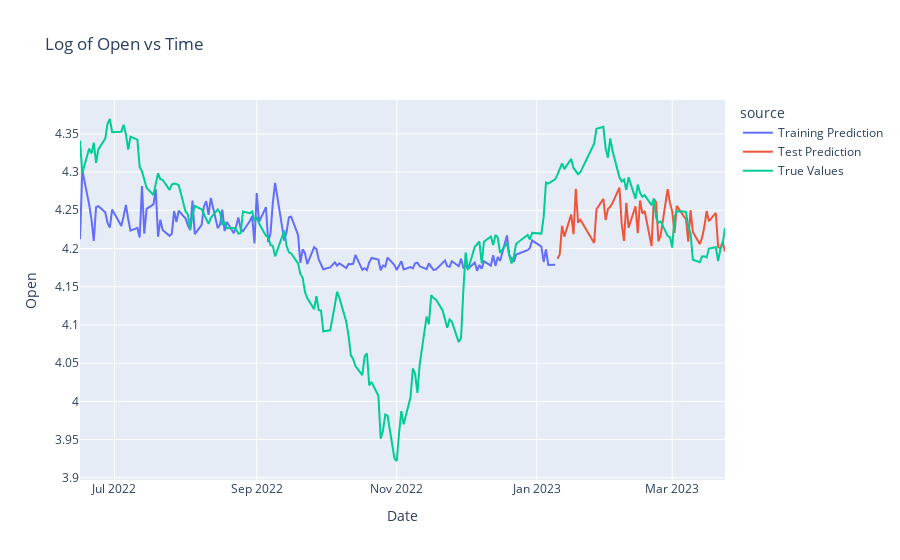

Notebook code cell kept with this figure:
### Code cell
fig = px.line(evaluation.loc[evaluation['Date'].between('2019-01-02', '2023-03-24')],
                 x="Date",
                 y="Open",
                 color="source",
                 title="Log of Open vs Time")
fig.show()

### Figure 1 — Plotly figure (JSON) as saved in the notebook; plotly's stock layout.template omitted (floating-point values rounded to 4 significant figures; data arrays with more than 128 entries replaced by an {"elided": "..."} marker saying what was removed)
{"data": [{"hovertemplate": "source=Training Prediction<br>Date=%{x}<br>Open=%{y}<extra></extra>", "legendgroup": "Training Prediction", "line": {"color": "#636efa", "dash": "solid"}, "marker": {"symbol": "circle"}, "mode": "lines", "name": "Training Prediction", "orientation": "v", "showlegend": true, "type": "scatter", "x": {"elided": "142 str values"}, "xaxis": "x", "y": {"elided": "142 float values"}, "yaxis": "y"}, {"hovertemplate": "source=Test Prediction<br>Date=%{x}<br>Open=%{y}<extra></extra>", "legendgroup": "Test Prediction", "line": {"color": "#EF553B", "dash": "solid"}, "marker": {"symbol": "circle"}, "mode": "lines", "name": "Test Prediction", "orientation": "v", "showlegend": true, "type": "scatter", "x": ["2023-01-10T00:00:00", "2023-01-11T00:00:00", "2023-01-12T00:00:00", "2023-01-13T00:00:00", "2023-01-16T00:00:00", "2023-01-17T00:00:00", "2023-01-18T00:00:00", "2023-01-19T00:00:00", "2023-01-20T00:00:00", "2023-01-26T00:00:00", "2023-01-27T00:00:00", "2023-01-30T00:00:00", "2023-01-31T00:00:00", "2023-02-01T00:00:00", "2023-02-02T00:00:00", "2023-02-03T00:00:00", "2023-02-06T00:00:00", "2023-02-07T00:00:00", "2023-02-08T00:00:00", "2023-02-09T00:00:00", "2023-02-10T00:00:00", "2023-02-13T00:00:00", "2023-02-14T00:00:00", "2023-02-15T00:00:00", "2023-02-16T00:00:00", "2023-02-17T00:00:00", "2023-02-20T00:00:00", "2023-02-21T00:00:00", "2023-02-22T00:00:00", "2023-02-23T00:00:00", "2023-02-24T00:00:00", "2023-02-27T00:00:00", "2023-02-28T00:00:00", "2023-03-01T00:00:00", "2023-03-02T00:00:00", "2023-03-03T00:00:00", "2023-03-06T00:00:00", "2023-03-07T00:00:00", "2023-03-08T00:00:00", "2023-03-09T00:00:00", "2023-03-10T00:00:00", "2023-03-13T00:00:00", "2023-03-14T00:00:00", "2023-03-15T00:00:00", "2023-03-16T00:00:00", "2023-03-17T00:00:00", "2023-03-20T00:00:00", "2023-03-21T00:00:00", "2023-03-22T00:00:00", "2023-03-23T00:00:00", "2023-03-24T00:00:00"], "xaxis": "x", "y": [4.187, 4.192, 4.23, 4.216, 4.245, 4.219, 4.278, 4.234, 4.238, 4.207, 4.251, 4.265, 4.237, 4.252, 4.255, 4.26, 4.28, 4.232, 4.21, 4.26, 4.227, 4.255, 4.22, 4.263, 4.246, 4.249, 4.203, 4.265, 4.26, 4.209, 4.218, 4.278, 4.26, 4.249, 4.22, 4.256, 4.242, 4.238, 4.209, 4.25, 4.222, 4.206, 4.214, 4.228, 4.249, 4.236, 4.247, 4.202, 4.2, 4.209, 4.196], "yaxis": "y"}, {"hovertemplate": "source=True Values<br>Date=%{x}<br>Open=%{y}<extra></extra>", "legendgroup": "True Values", "line": {"color": "#00cc96", "dash": "solid"}, "marker": {"symbol": "circle"}, "mode": "lines", "name": "True Values", "orientation": "v", "showlegend": true, "type": "scatter", "x": {"elided": "193 str values"}, "xaxis": "x", "y": {"elided": "193 float values"}, "yaxis": "y"}], "layout": {"legend": {"title": {"text": "source"}, "tracegroupgap": 0}, "title": {"text": "Log of Open vs Time"}, "xaxis": {"anchor": "y", "domain": [0, 1], "title": {"text": "Date"}}, "yaxis": {"anchor": "x", "domain": [0, 1], "title": {"text": "Open"}}}}
